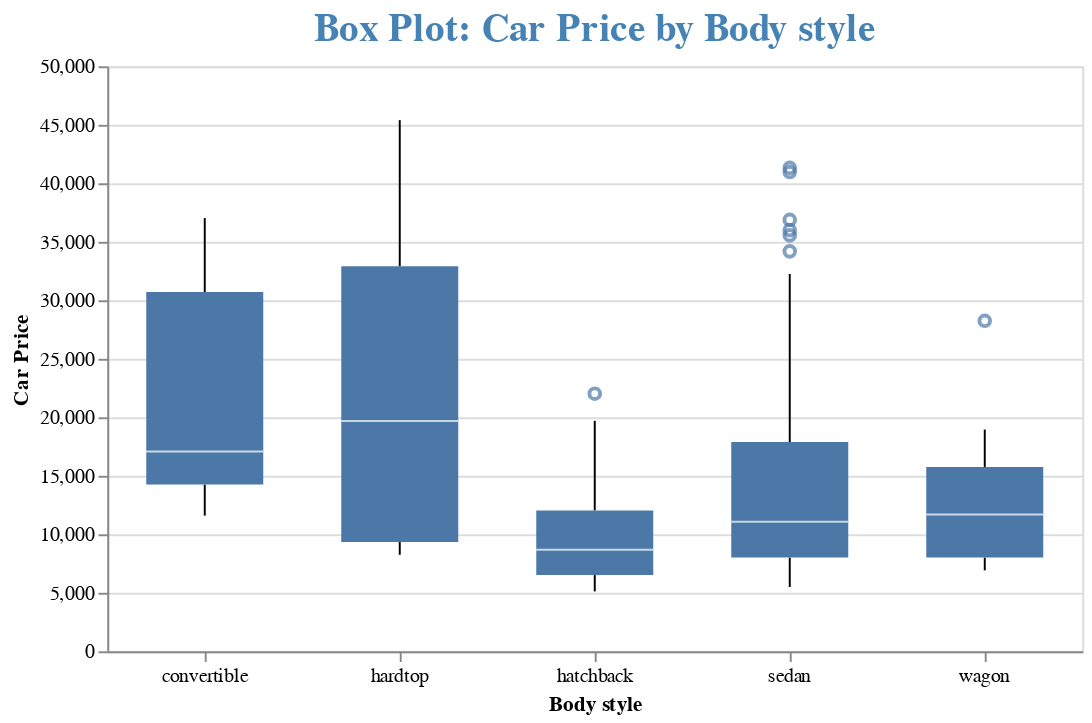

Here is the notebook cell this chart was saved with:
### Markdown cell above
Rotating the axis labels

### Code cell
# Format all titles
alt.Chart(df).mark_boxplot(size=60).encode(
    alt.X('body_style', title='Body style', axis=alt.Axis(labelAngle=0)),
    alt.Y('price', title='Car Price'),    
).properties(
    width=500,
    title={"text":"Box Plot: Car Price by Body style", 
            "fontSize":20,
            "color": "steelblue"}
)

### Figure 1 — Vega-Lite specification as saved in the notebook (floating-point values rounded to 4 significant figures; data arrays with more than 128 entries replaced by an {"elided": "..."} marker saying what was removed)
{"config": {"view": {"continuousWidth": 300, "continuousHeight": 300}}, "data": {"name": "data-377522f69c9237e141896e4eb0e07f53"}, "mark": {"type": "boxplot", "size": 60}, "encoding": {"x": {"axis": {"labelAngle": 0}, "field": "body_style", "title": "Body style", "type": "nominal"}, "y": {"field": "price", "title": "Car Price", "type": "quantitative"}}, "title": {"text": "Box Plot: Car Price by Body style", "fontSize": 20, "color": "steelblue"}, "width": 500, "$schema": "https://vega.github.io/schema/vega-lite/v5.17.0.json", "datasets": {"data-377522f69c9237e141896e4eb0e07f53": {"elided": "205 records"}}}
